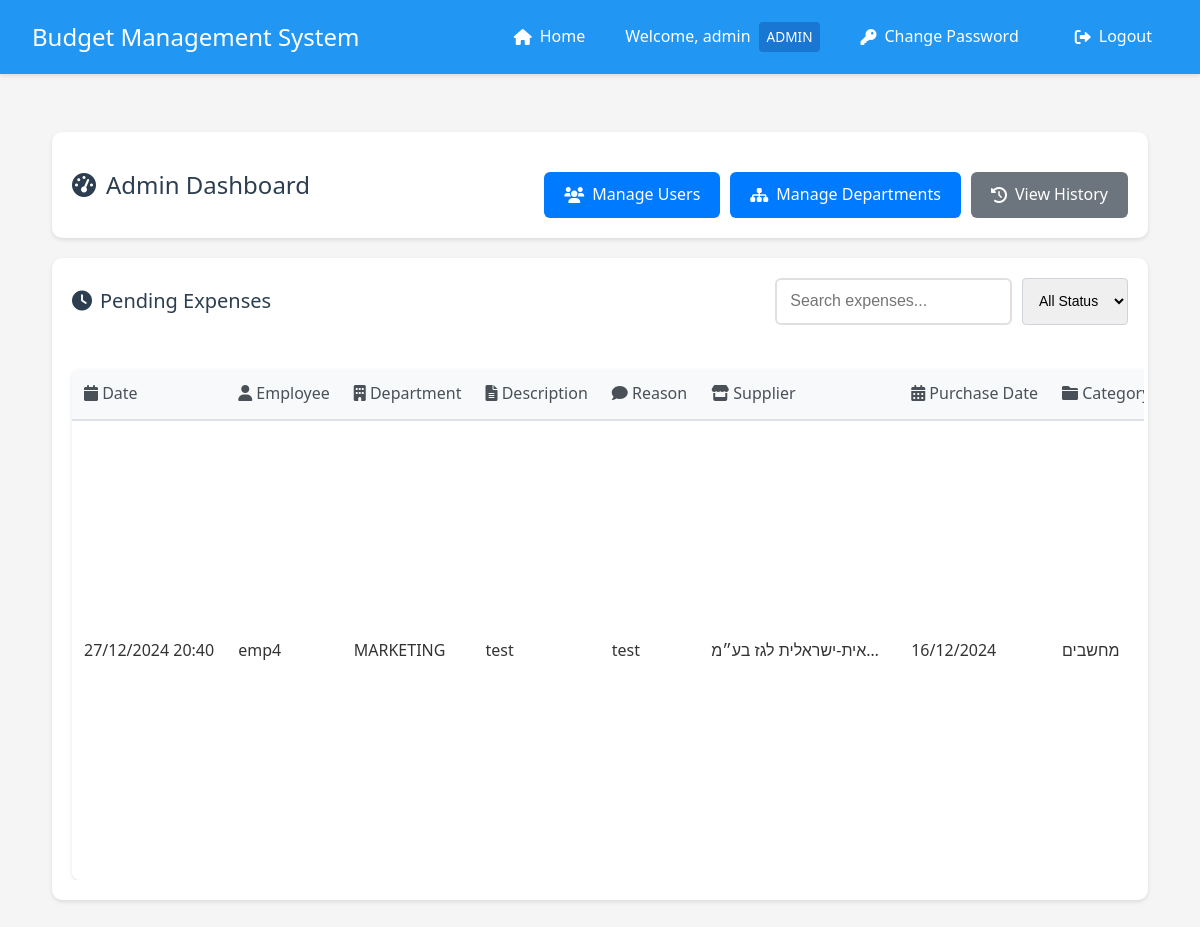
Page /manager/dashboard (signed in) on the earlier database version.
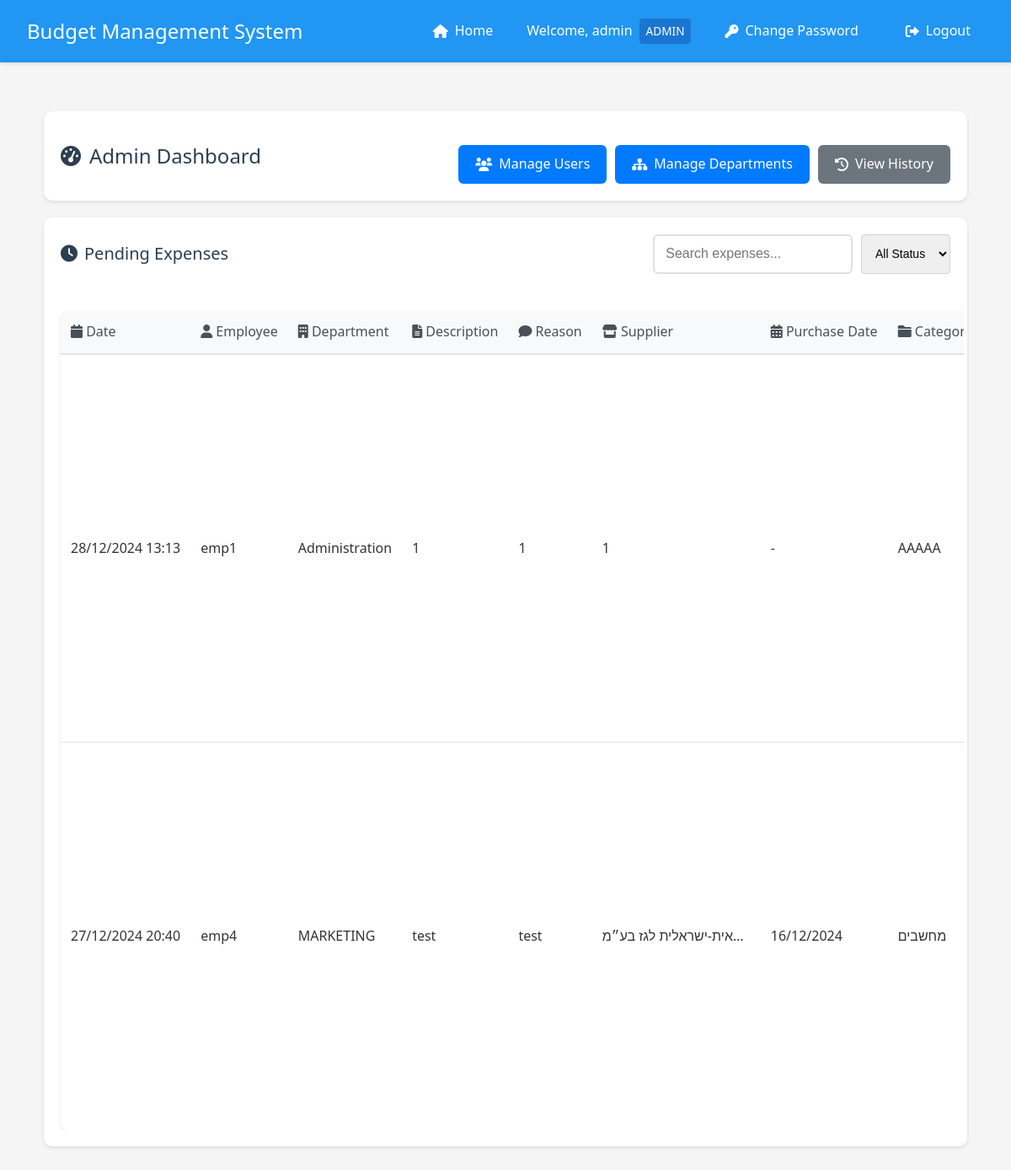
Same page on the later database version.
### app.py (models this page shows, shortened)
class User(UserMixin, db.Model):
    __tablename__ = 'user'
    id = db.Column(db.Integer, primary_key=True)
    username = db.Column(db.String(80), unique=True, nullable=False)
    email = db.Column(db.String(120), unique=False, nullable=False)
    password = db.Column(db.String(120), nullable=False)
    is_manager = db.Column(db.Boolean, default=False)
    is_admin = db.Column(db.Boolean, default=False)
    is_accounting = db.Column(db.Boolean, default=False)
    status = db.Column(db.String(20), default='active')  # active, inactive, pending
    department_id = db.Column(db.Integer, db.ForeignKey('department.id'))
    home_department = db.relationship('Department',
                                    foreign_keys=[department_id],
                                    back_populates='employees')
    managed_departments = db.relationship('Department',
                                       secondary=manager_departments,
                                       backref=db.backref('department_managers', lazy='dynamic'))
    submitted_expenses = db.relationship('Expense',
                                       primaryjoin='User.id==Expense.user_id',
                                       backref='submitter',
                                       lazy=True)
    handled_expenses = db.relationship('Expense',
                                     primaryjoin='User.id==Expense.manager_id',
                                     backref='handler',
                                     lazy=True)

class Expense(db.Model):
    __tablename__ = 'expense'
    id = db.Column(db.Integer, primary_key=True)
    amount = db.Column(db.Float, nullable=False)
    description = db.Column(db.String(200))
    reason = db.Column(db.String(500))
    type = db.Column(db.String(50), nullable=False, default='needs_approval')
    date = db.Column(db.DateTime, nullable=False, default=datetime.utcnow)
    status = db.Column(db.String(20), default='pending')
    user_id = db.Column(db.Integer, db.ForeignKey('user.id'), nullable=False)
    subcategory_id = db.Column(db.Integer, db.ForeignKey('subcategory.id'), nullable=False)
    quote_filename = db.Column(db.String(255))
    invoice_filename = db.Column(db.String(255))
    receipt_filename = db.Column(db.String(255))
    manager_id = db.Column(db.Integer, db.ForeignKey('user.id'), nullable=True)
    handled_at = db.Column(db.DateTime, nullable=True)
    rejection_reason = db.Column(db.String(500))
    is_paid = db.Column(db.Boolean, default=False)  # New field to track payment status
    paid_by_id = db.Column(db.Integer, db.ForeignKey('user.id'), nullable=True)  # New field to track who marked as paid
    paid_at = db.Column(db.DateTime, nullable=True)  # New field to track when marked as paid
    supplier_name = db.Column(db.String(255))  # New field for supplier name
    purchase_date = db.Column(db.DateTime, nullable=True)  # New field for purchase date
    payment_method = db.Column(db.String(50), default='credit')  # Payment method: credit/transfer
    paid_by = db.relationship('User',
                            foreign_keys=[paid_by_id],
                            backref=db.backref('paid_expenses', lazy='dynamic'))

class Department(db.Model):
    __tablename__ = 'department'
    id = db.Column(db.Integer, primary_key=True)
    name = db.Column(db.String(100), nullable=False)
    budget = db.Column(db.Float, default=0.0)
    employees = db.relationship('User', foreign_keys='User.department_id', back_populates='home_department')
    categories = db.relationship('Category', backref='department', lazy=True)

class Category(db.Model):
    __tablename__ = 'category'
    id = db.Column(db.Integer, primary_key=True)
    name = db.Column(db.String(100), nullable=False)
    budget = db.Column(db.Float, default=0.0)
    department_id = db.Column(db.Integer, db.ForeignKey('department.id'), nullable=False)
    subcategories = db.relationship('Subcategory', backref='category', lazy=True)

### app.py (the view, shortened to what this page needs)
@app.route('/manager/dashboard')
@login_required
def manager_dashboard():
    if not current_user.is_manager:
        return redirect(url_for('employee_dashboard'))
    dept_expenses = db.session.query(
        Department.id,
        db.func.sum(Expense.amount).label('total_expenses')
    ).join(
        Category, Department.id == Category.department_id
    ).join(
        Subcategory, Category.id == Subcategory.category_id
    ).join(
        Expense, Subcategory.id == Expense.subcategory_id
    ).filter(
        Expense.status == 'approved',
        Expense.type != 'future_approval'  # Exclude future approvals
    ).group_by(Department.id).subquery()
    cat_expenses = db.session.query(
        Category.id,
        db.func.sum(Expense.amount).label('total_expenses')
    ).join(
        Subcategory, Category.id == Subcategory.category_id
    ).join(
        Expense, Subcategory.id == Expense.subcategory_id
    ).filter(
        Expense.status == 'approved',
        Expense.type != 'future_approval'  # Exclude future approvals
    ).group_by(Category.id).subquery()
    subcat_expenses = db.session.query(
        Subcategory.id,
        db.func.sum(Expense.amount).label('total_expenses')
    ).join(
        Expense, Subcategory.id == Expense.subcategory_id
    ).filter(
        Expense.status == 'approved',
        Expense.type != 'future_approval'  # Exclude future approvals
    ).group_by(Subcategory.id).subquery()
    if current_user.username == 'admin':
        pending_expenses = Expense.query.join(User, Expense.user_id == User.id)\
            .join(Subcategory, Expense.subcategory_id == Subcategory.id)\
            .join(Category, Subcategory.category_id == Category.id)\
            .join(Department, Category.department_id == Department.id)\
            .outerjoin(dept_expenses, Department.id == dept_expenses.c.id)\
            .outerjoin(cat_expenses, Category.id == cat_expenses.c.id)\
            .outerjoin(subcat_expenses, Subcategory.id == subcat_expenses.c.id)\
            .filter(Expense.status == 'pending')\
            .add_columns(
                Department.name.label('department_name'),
                Department.budget.label('department_budget'),
                (Department.budget - db.func.coalesce(dept_expenses.c.total_expenses, 0)).label('department_remaining'),
                Category.name.label('category_name'),
                Category.budget.label('category_budget'),
                (Category.budget - db.func.coalesce(cat_expenses.c.total_expenses, 0)).label('category_remaining'),
                Subcategory.name.label('subcategory_name'),
                Subcategory.budget.label('subcategory_budget'),
                (Subcategory.budget - db.func.coalesce(subcat_expenses.c.total_expenses, 0)).label('subcategory_remaining')
            ).order_by(Expense.date.desc()).all()
    return render_template('manager_dashboard.html', expenses=pending_expenses)

### app.py (called while the page is built)
@login_manager.user_loader
def load_user(user_id):
    user = User.query.get(int(user_id))
    if user and user.status == 'inactive':
        return None
    return user

@app.template_filter('format_expense_type')
def format_expense_type(value):
    types = {
        'future_approval': 'Approval for future purchase',
        'auto_approved': 'Automatically approved expense',
        'needs_approval': 'Needs manager approval',
        'pre_approved': 'Pre-approved by manager'
    }
    return types.get(value, value)

### templates/manager_dashboard.html (shortened to what this page needs)
{% extends "base.html" %}
{% block content %}
<div class="container">
    <div class="dashboard-header">
        <div class="header-main">
            {% if current_user.is_admin %}
            <h1><i class="fas fa-tachometer-alt"></i> Admin Dashboard</h1>
            {% else %}
            <h1><i class="fas fa-tachometer-alt"></i> Manager Dashboard</h1>
            {% endif %}
        </div>
        <div class="action-buttons">
            {% if current_user.is_admin %}
            <a href="{{ url_for('manage_users') }}" class="btn primary">
                <i class="fas fa-users"></i> Manage Users
            </a>
            <a href="{{ url_for('manage_departments') }}" class="btn primary">
                <i class="fas fa-sitemap"></i> Manage Departments
            </a>
            {% else %}
            <a href="{{ url_for('submit_expense') }}" class="btn primary">
                <i class="fas fa-plus"></i> Submit Expense
            </a>
            {% endif %}
            <a href="{{ url_for('expense_history') }}" class="btn secondary">
                <i class="fas fa-history"></i> View History
            </a>
        </div>
    </div>
    <div class="card expenses-card">
        <div class="card-header">
            <h2><i class="fas fa-clock"></i> Pending Expenses</h2>
            <div class="card-actions">
                <input type="text" id="expenseSearch" placeholder="Search expenses..." class="search-input">
                <select id="statusFilter" class="filter-select">
                    <option value="all">All Status</option>
                </select>
            </div>
        </div>
        <div class="table-responsive">
            <table class="expenses-table">
                <thead>
                    <tr>
                        <th class="date-col"><i class="fas fa-calendar"></i> Date</th>
                        <th><i class="fas fa-user"></i> Employee</th>
                        <th><i class="fas fa-building"></i> Department</th>
                        <th><i class="fas fa-file-alt"></i> Description</th>
                        <th><i class="fas fa-comment"></i> Reason</th>
                        <th><i class="fas fa-store"></i> Supplier</th>
                        <th class="date-col"><i class="fas fa-calendar-alt"></i> Purchase Date</th>
                        <th><i class="fas fa-folder"></i> Category</th>
                    </tr>
                </thead>
                <tbody>
                    {% for expense, dept_name, dept_budget, dept_remaining, cat_name, cat_budget, cat_remaining, subcat_name, subcat_budget, subcat_remaining in expenses %}
                    <tr>
                        <td title="{{ expense.date.strftime('%d/%m/%Y %H:%M:%S') }}">{{ expense.date.strftime('%d/%m/%Y %H:%M') }}</td>
                        <td>{{ expense.submitter.username }}</td>
                        <td>{{ expense.submitter.home_department.name if expense.submitter.home_department else 'No Department' }}</td>
                        <td>{{ expense.description }}</td>
                        <td>{{ expense.reason }}</td>
                        <td>{{ expense.supplier_name if expense.supplier_name else '-' }}</td>
                        <td>{{ expense.purchase_date.strftime('%d/%m/%Y') if expense.purchase_date else '-' }}</td>
                        <td>{{ expense.subcategory.category.name if expense.subcategory else '-' }}</td>
                    </tr>
                    {% endfor %}
                </tbody>
            </table>
        </div>
    </div>
</div>
{% endblock %}

### templates/base.html (shortened to what this page needs)
<!DOCTYPE html>
<html lang="en">
<head>
    <link rel="stylesheet" href="{{ url_for('static', filename='style.css') }}">
    <link href="https://cdnjs.cloudflare.com/ajax/libs/font-awesome/6.0.0/css/all.min.css" rel="stylesheet">
</head>
<body>
    <nav class="navbar">
        <div class="nav-brand">Budget Management System</div>
        <div class="nav-items">
            {% if current_user.is_authenticated %}
                {% if current_user.is_admin %}
                    <a href="{{ url_for('index') }}" class="nav-link">
                        <i class="fas fa-home"></i> Home
                    </a>
                {% endif %}
                <span class="user-info">
                    Welcome, {{ current_user.username }}
                    {% if current_user.is_admin %}
                        <span class="badge admin">ADMIN</span>
                    {% elif current_user.is_manager %}
                        <span class="badge">MANAGER</span>
                    {% elif current_user.is_accounting %}
                        <span class="badge accounting">ACCOUNTING</span>
                    {% endif %}
                </span>
                <a href="{{ url_for('change_password') }}" class="nav-link">
                    <i class="fas fa-key"></i> Change Password
                </a>
                <a href="{{ url_for('logout') }}" class="nav-link">
                    <i class="fas fa-sign-out-alt"></i> Logout
                </a>
            {% else %}
                <a href="{{ url_for('login') }}" class="nav-link">
                    <i class="fas fa-sign-in-alt"></i> Login
                </a>
            {% endif %}
        </div>
    </nav>
    <div class="content">
        {% block content %}{% endblock %}
    </div>
</body>
</html>

### static/style.css (style rules this page uses)
:root { --primary-color: #2196F3; --secondary-color: #FFC107; --success-color: #4CAF50; --danger-color: #f44336; --text-color: #333; --bg-color: #f5f5f5; --card-bg: #ffffff; --background-light: #f8f9fa; }
* { margin: 0; padding: 0; box-sizing: border-box; transition: all 0.3s ease; }
body { font-family: 'Segoe UI', Roboto, Arial, sans-serif; background-color: var(--bg-color); color: var(--text-color); line-height: 1.6; }
.container { max-width: 1200px; margin: 0 auto; padding: 1rem; }
.dashboard-header { background-color: var(--card-bg); padding: 1.5rem 2rem; box-shadow: 0 2px 4px rgba(0,0,0,0.1); margin-bottom: 2rem; border-radius: 8px; display: flex; justify-content: space-between; align-items: center; }
.dashboard-header h1 { margin: 0; color: var(--primary-color); }
h1 { color: var(--primary-color); font-weight: 500; margin-bottom: 1.5rem; }
h2 { color: var(--text-color); font-weight: 500; margin-bottom: 1rem; }
.card { background-color: var(--card-bg); border-radius: 8px; box-shadow: 0 2px 4px rgba(0,0,0,0.1); padding: 2rem; margin-bottom: 2rem; }
input[type="text"], input[type="password"], input[type="number"], textarea { width: 100%; padding: 0.8rem; border: 2px solid #e0e0e0; border-radius: 6px; font-size: 1rem; transition: border-color 0.3s ease; }
table { width: 100%; border-collapse: separate; border-spacing: 0; margin-top: 1.5rem; background-color: var(--card-bg); border-radius: 8px; overflow: hidden; box-shadow: 0 2px 4px rgba(0,0,0,0.1); }
th, td { padding: 1rem; text-align: left; border-bottom: 1px solid #e0e0e0; }
th { background-color: #f8f9fa; font-weight: 600; color: var(--text-color); }
tr:last-child td { border-bottom: none; }
.navbar { background-color: var(--primary-color); padding: 1rem 2rem; color: white; display: flex; justify-content: space-between; align-items: center; box-shadow: 0 2px 4px rgba(0,0,0,0.1); position: fixed; top: 0; left: 0; right: 0; z-index: 1000; }
.nav-brand { font-size: 1.5rem; font-weight: 500; }
.nav-items { display: flex; align-items: center; gap: 1rem; }
.user-info { display: flex; align-items: center; gap: 0.5rem; }
.badge { background-color: var(--secondary-color); color: var(--text-color); padding: 0.25rem 0.5rem; border-radius: 4px; font-size: 0.8rem; font-weight: 500; }
.nav-link { color: white; text-decoration: none; padding: 0.5rem 1rem; border-radius: 4px; transition: background-color 0.3s; display: flex; align-items: center; gap: 0.5rem; }
.nav-link i { font-size: 1rem; }
.content { padding: 2rem; margin-top: 80px; }
.action-buttons { display: flex; gap: 0.5rem; align-items: center; }

### templates/base.html (style rules this page uses)
.navbar { background-color: #2196F3; padding: 1rem 2rem; box-shadow: 0 2px 4px rgba(0,0,0,0.1); display: flex; justify-content: space-between; align-items: center; }
.nav-brand { color: white; font-size: 1.5rem; font-weight: 500; }
.nav-items { display: flex; align-items: center; gap: 1.5rem; }
.nav-link { color: white; text-decoration: none; padding: 0.5rem 1rem; border-radius: 4px; transition: background-color 0.3s; }
.user-info { color: white; display: flex; align-items: center; gap: 0.5rem; }
.badge { padding: 4px 8px; border-radius: 4px; font-size: 0.85em; font-weight: 500; background-color: rgba(255,255,255,0.2); color: white; }
.badge.admin { background-color: #1976D2; }

Differences in the rows shown:
added Expense: date "28/12/2024 13:13", submitter.username "emp1", submitter.home_department "Administration", description "1", reason "1", supplier_name "1", purchase_date "-", subcategory.category "AAAAA"
